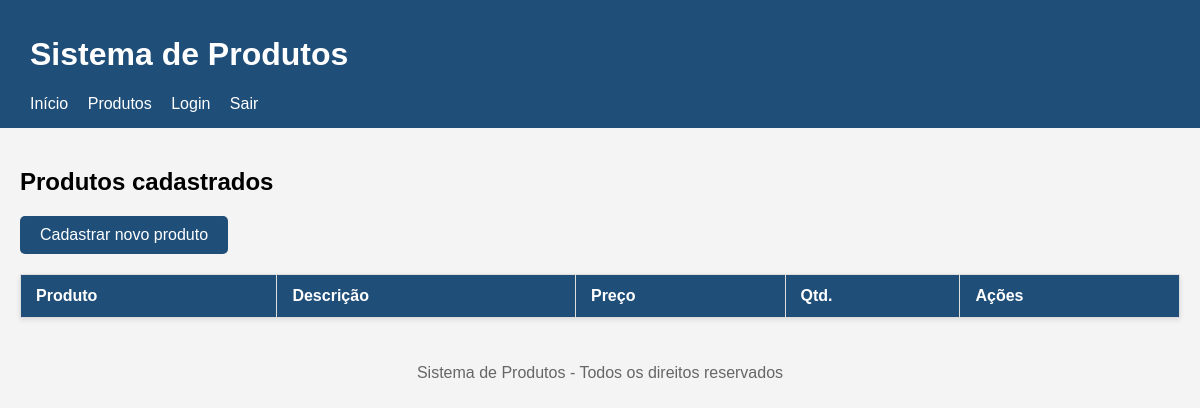
The page /produtos/listar.php (signed in) on the database as committed earlier.
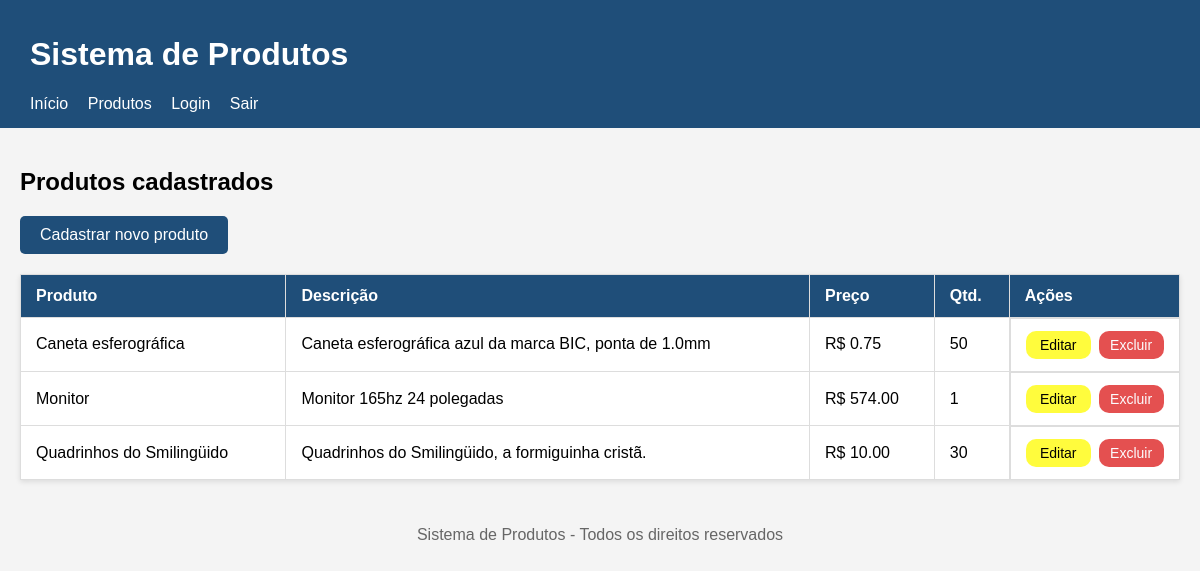
The same page on the database as committed later.
### tables this page shows
CREATE TABLE `produtos` (
  `id` int(11) NOT NULL,
  `nome` varchar(100) NOT NULL,
  `descricao` varchar(255) NOT NULL,
  `preco` decimal(10,2) NOT NULL,
  `quantidade` int(11) NOT NULL
);

### produtos/listar.php (the view, shortened to what this page needs)
<?php
require __DIR__ . '/../conexao.php';
$sql = "SELECT * FROM produtos";
$resultado = mysqli_query($conexao, $sql);
?>
<?php require __DIR__ . '/../cabecalho.php'; ?>
<main class="container">
    <h2>Produtos cadastrados</h2>
    <div class="acoes-topo">
        <a class="produto-novo" href="cadastrar.php">Cadastrar novo produto</a>
    </div>
    <table>
        <thead>
            <tr>
                <th>Produto</th>
                <th>Descrição</th>
                <th>Preço</th>
                <th>Qtd.</th>
                <th>Ações</th>
            </tr>
        </thead>
        <tbody>
            <?php while ($produto = mysqli_fetch_assoc($resultado)) { ?>
                <tr>
                    <td data-label="Produto"><?php echo $produto['nome']; ?></td>
                    <td data-label="Descrição"><?php echo $produto['descricao']; ?></td>
                    <td data-label="Preço">R$ <?php echo $produto['preco']; ?></td>
                    <td data-label="Qtd."><?php echo $produto['quantidade']; ?></td>
                    <td data-label="Ações" class="botoes-acoes">
                        <a class="atualizar" href="atualizar.php?id=<?php echo $produto['id']; ?>">Editar</a>
                        <a class="excluir" href="excluir.php?id=<?php echo $produto['id']; ?>">Excluir</a>
                    </td>
                </tr>
            <?php } ?>
        </tbody>
    </table>
</main>
<?php require __DIR__ . '/../rodape.php'; ?>

### cabecalho.php (shortened to what this page needs)
<!DOCTYPE html>
<html lang="pt-br">
<head>
    <link rel="stylesheet" href="<?= BASE_URL ?>/css/style.css"">
</head>
<body>
    <header>
        <h1>Sistema de Produtos</h1>
        <nav>
            <a href="<?= BASE_URL ?>/index.php">Início</a>
            <a href="<?= BASE_URL ?>/produtos/listar.php">Produtos</a>
            <a href="<?= BASE_URL ?>/login.php">Login</a>
            <a href="<?= BASE_URL ?>/logout.php">Sair</a>
        </nav>
    </header>

### rodape.php
<footer>
        <p>Sistema de Produtos - Todos os direitos reservados</p>
    </footer>
</body>
</html>

### css/style.css (style rules this page uses)
body { font-family: Arial, sans-serif; margin: 0; background-color: #f4f4f4; }
header { background-color: #1f4e79; color: white; padding: 15px 30px; }
header nav a { color: white; margin-right: 15px; text-decoration: none; }
footer { text-align: center; padding: 10px; color: #666; }
main { padding: 20px; max-width: 1200px; margin: 0 auto; }
.acoes-topo { margin-bottom: 20px; }
table { width: 100%; border-collapse: collapse; background-color: white; box-shadow: 0 2px 5px rgba(0,0,0,0.1); }
table th, table td { padding: 12px 15px; border: 1px solid #ddd; text-align: left; }
table th { background-color: #1f4e79; color: white; }
.produto-novo { display: inline-block; background-color: #1f4e79; color: white; padding: 10px 20px; border-radius: 5px; text-decoration: none; transition: 0.3s; }
.botoes-acoes { display: flex; gap: 8px; }
.atualizar, .excluir { flex: 1; text-align: center; padding: 8px; text-decoration: none; border-radius: 5px; font-size: 14px; }
.atualizar, .excluir { padding: 6px; text-decoration: none; border-radius: 10px; }
.atualizar { background-color: rgba(255, 251, 0, 0.76); color: black; }
.excluir { color: rgb(252, 253, 255); background-color: rgba(216, 1, 1, 0.685); }

Rows that differ between the two databases and show on the page:
added produtos: nome "Caneta esferográfica", descricao "Caneta esferográfica azul da marca BIC, ponta de 1.0mm", preco "0.75", quantidade "50"
added produtos: nome "Monitor", descricao "Monitor 165hz 24 polegadas", preco "574.00", quantidade "1"
added produtos: nome "Quadrinhos do Smilingüido", descricao "Quadrinhos do Smilingüido, a formiguinha cristã.", preco "10.00", quantidade "30"
